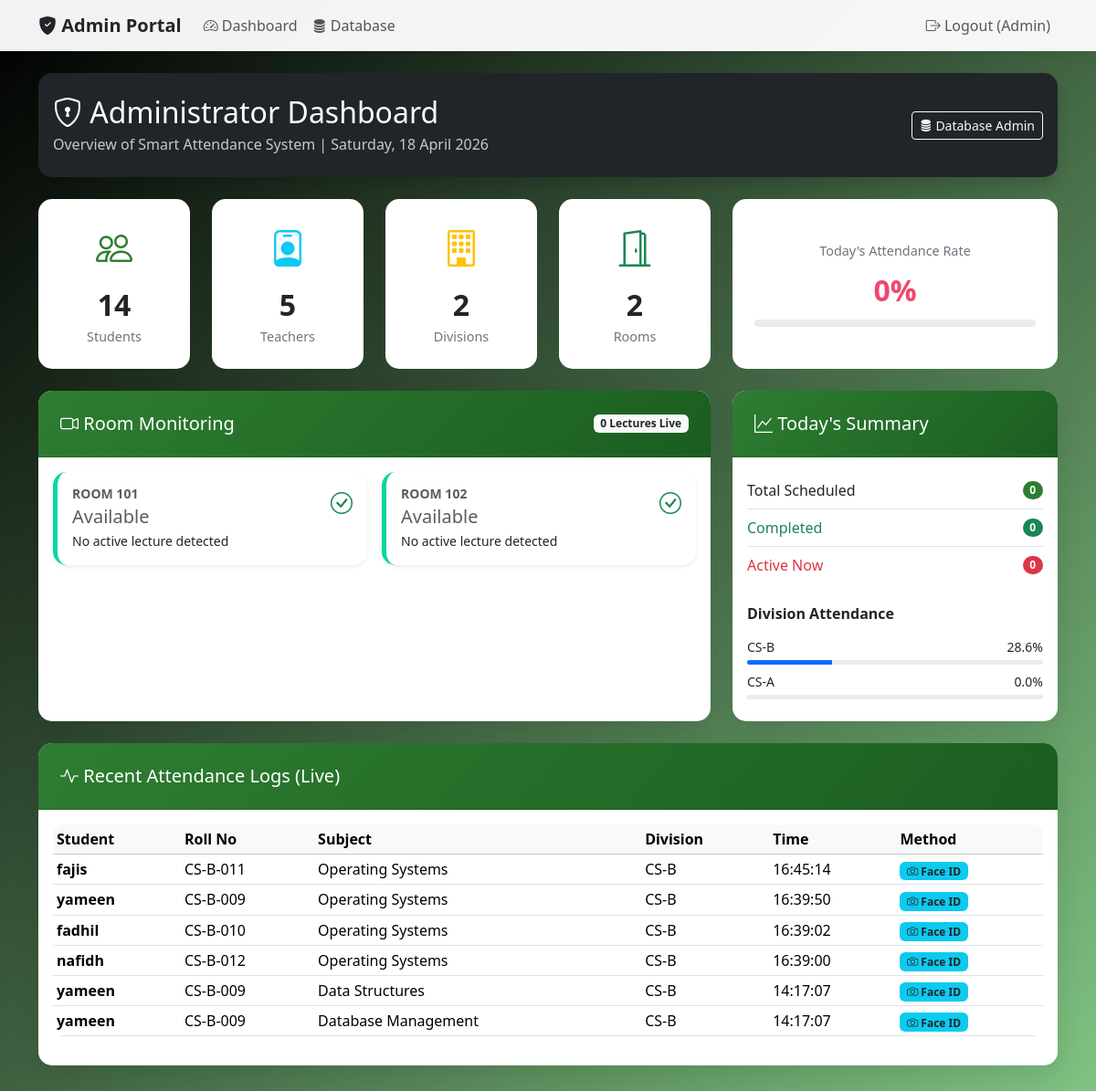
/admin-dashboard/ (signed in), run on the app's committed database.
### core/models.py (models this page shows, shortened)
class Room(models.Model):
    name = models.CharField(max_length=50, unique=True)  # e.g., "Room 101", "Lab 1"
    description = models.TextField(blank=True)
    camera_index = models.IntegerField(default=0, help_text="Camera index for cv2.VideoCapture (0 for default)")
    class Meta:
        ordering = ['name']

class Classroom(models.Model):
    name = models.CharField(max_length=50, unique=True)  # e.g., "CS-A", "IT-B"
    description = models.TextField(blank=True)
    class Meta:
        ordering = ['name']

class Attendance(models.Model):
    STATUS_CHOICES = [
        ('present', 'Present'),
        ('absent', 'Absent'),
        ('late', 'Late'),
    ]
    lecture = models.ForeignKey(Lecture, on_delete=models.CASCADE, related_name='attendance_records')
    student = models.ForeignKey(Student, on_delete=models.CASCADE, related_name='attendance_records')
    status = models.CharField(max_length=10, choices=STATUS_CHOICES, default='absent')
    marked_at = models.DateTimeField(null=True, blank=True)
    marked_by_face_recognition = models.BooleanField(default=False)
    class Meta:
        unique_together = ['lecture', 'student']
        ordering = ['student__roll_no']

class Student(models.Model):
    user = models.OneToOneField(User, on_delete=models.CASCADE, related_name='student_profile')
    roll_no = models.CharField(max_length=20, unique=True)
    name = models.CharField(max_length=100)
    classroom = models.ForeignKey(Classroom, on_delete=models.CASCADE, related_name='students')
    face_folder_name = models.CharField(max_length=100, blank=True, help_text="Folder name in known_faces/")
    photo_straight = models.CharField(max_length=255, blank=True, help_text="Front-facing photo path")
    photo_left = models.CharField(max_length=255, blank=True, help_text="Looking left photo path")
    photo_right = models.CharField(max_length=255, blank=True, help_text="Looking right photo path")
    class Meta:
        ordering = ['roll_no']

class Lecture(models.Model):
    STATUS_CHOICES = [
        ('scheduled', 'Scheduled'),
        ('active', 'Active'),  # Attendance can be marked
        ('completed', 'Completed'),
        ('cancelled', 'Cancelled'),
    ]
    timetable = models.ForeignKey(Timetable, on_delete=models.CASCADE, related_name='lectures')
    date = models.DateField(default=timezone.now)
    status = models.CharField(max_length=20, choices=STATUS_CHOICES, default='scheduled')
    started_at = models.DateTimeField(null=True, blank=True)
    ended_at = models.DateTimeField(null=True, blank=True)
    carried_from = models.ForeignKey('self', on_delete=models.SET_NULL, null=True, blank=True,
                                      related_name='carried_to',
                                      help_text="Previous lecture from which attendance was carried forward")
    class Meta:
        ordering = ['-date', '-started_at']
        unique_together = ['timetable', 'date']

class Timetable(models.Model):
    DAYS_OF_WEEK = [
        (0, 'Monday'),
        (1, 'Tuesday'),
        (2, 'Wednesday'),
        (3, 'Thursday'),
        (4, 'Friday'),
        (5, 'Saturday'),
        (6, 'Sunday'),
    ]
    room = models.ForeignKey(Room, on_delete=models.CASCADE, related_name='timetable_entries', null=True, blank=True)
    classroom = models.ForeignKey(Classroom, on_delete=models.CASCADE, related_name='timetable_entries')
    subject = models.ForeignKey(Subject, on_delete=models.CASCADE, related_name='timetable_entries')
    teacher = models.ForeignKey(Teacher, on_delete=models.CASCADE, related_name='timetable_entries')
    day_of_week = models.IntegerField(choices=DAYS_OF_WEEK)
    start_time = models.TimeField()
    end_time = models.TimeField()
    is_recurring = models.BooleanField(default=True, help_text="False for extra/one-time lectures")
    extra_date = models.DateField(null=True, blank=True, help_text="Specific date for non-recurring lectures")
    class Meta:
        ordering = ['day_of_week', 'start_time']
        unique_together = ['room', 'day_of_week', 'start_time']

class Subject(models.Model):
    name = models.CharField(max_length=100)
    code = models.CharField(max_length=20, unique=True)  # e.g., "CS101"
    class Meta:
        ordering = ['code']

### core/views.py (the view)
# urls.py: path('admin-dashboard/', views.admin_dashboard, name='admin_dashboard'),
@login_required
def admin_dashboard(request):
    if not request.user.is_staff:
        messages.error(request, "Access denied. Admin only.")
        return redirect('login')
    total_students = Student.objects.count()
    total_teachers = Teacher.objects.count()
    total_rooms = Room.objects.count()
    total_classrooms = Classroom.objects.count()
    total_subjects = Subject.objects.count()
    today = timezone.now().date()
    lectures_today = Lecture.objects.filter(date=today)
    total_lectures_today = lectures_today.count()
    active_lectures = lectures_today.filter(status='active')
    completed_today = lectures_today.filter(status='completed')
    total_attendance_records = Attendance.objects.filter(lecture__date=today).count()
    present_today = Attendance.objects.filter(lecture__date=today, status='present').count()
    attendance_rate = (present_today / total_attendance_records * 100) if total_attendance_records > 0 else 0
    rooms = Room.objects.all()
    room_status = []
    for room in rooms:
        current_lecture = active_lectures.filter(timetable__room=room).first()
        room_status.append({
            'room': room,
            'active_lecture': current_lecture,
            'is_busy': current_lecture is not None
        })
    recent_marks = Attendance.objects.filter(status='present').select_related(
        'student', 'lecture', 'lecture__timetable__subject'
    ).order_by('-marked_at')[:10]
    classrooms = Classroom.objects.all()
    classroom_stats = []
    for classroom in classrooms:
        cls_records = Attendance.objects.filter(student__classroom=classroom)
        total = cls_records.count()
        present = cls_records.filter(status='present').count()
        rate = (present / total * 100) if total > 0 else 0
        classroom_stats.append({
            'classroom': classroom,
            'total': total,
            'present': present,
            'rate': round(rate, 1)
        })
    context = {
        'total_students': total_students,
        'total_teachers': total_teachers,
        'total_rooms': total_rooms,
        'total_classrooms': total_classrooms,
        'total_subjects': total_subjects,
        'total_lectures_today': total_lectures_today,
        'active_lectures_count': active_lectures.count(),
        'completed_today_count': completed_today.count(),
        'attendance_rate': round(attendance_rate, 1),
        'room_status': room_status,
        'recent_marks': recent_marks,
        'classroom_stats': sorted(classroom_stats, key=lambda x: x['rate'], reverse=True),
        'today': today,
    }
    return render(request, 'core/admin/dashboard.html', context)

### templates/core/admin/dashboard.html (shortened to what this page needs)
{% extends 'base.html' %}
{% block content %}
<div class="row mb-4">
    <div class="col-12">
        <div class="card bg-dark text-white shadow">
            <div class="card-body py-4">
                <div class="row align-items-center">
                    <div class="col">
                        <h2 class="mb-1"><i class="bi bi-shield-lock"></i> Administrator Dashboard</h2>
                        <p class="mb-0 opacity-75">Overview of Smart Attendance System | {{ today|date:"l, d F Y" }}</p>
                    </div>
                    <div class="col-auto">
                        <div class="d-flex gap-2">
                            <a href="/admin/" class="btn btn-outline-light btn-sm">
                                <i class="bi bi-database-fill"></i> Database Admin
                            </a>
                        </div>
                    </div>
                </div>
            </div>
        </div>
    </div>
</div>
<div class="row g-4 mb-4">
    <div class="col-md-2 col-6">
        <div class="stat-card">
            <div class="stat-icon text-primary"><i class="bi bi-people"></i></div>
            <div class="stat-value">{{ total_students }}</div>
            <div class="stat-label">Students</div>
        </div>
    </div>
    <div class="col-md-2 col-6">
        <div class="stat-card">
            <div class="stat-icon text-info"><i class="bi bi-person-badge"></i></div>
            <div class="stat-value">{{ total_teachers }}</div>
            <div class="stat-label">Teachers</div>
        </div>
    </div>
    <div class="col-md-2 col-6">
        <div class="stat-card">
            <div class="stat-icon text-warning"><i class="bi bi-building"></i></div>
            <div class="stat-value">{{ total_classrooms }}</div>
            <div class="stat-label">Divisions</div>
        </div>
    </div>
    <div class="col-md-2 col-6">
        <div class="stat-card">
            <div class="stat-icon text-success"><i class="bi bi-door-open"></i></div>
            <div class="stat-value">{{ total_rooms }}</div>
            <div class="stat-label">Rooms</div>
        </div>
    </div>
    <div class="col-md-4 col-12">
        <div class="stat-card h-100 d-flex flex-column justify-content-center">
            <div class="stat-label mb-2">Today's Attendance Rate</div>
            <div class="stat-value" style="color: {% if attendance_rate >= 75 %}var(--success-color){% elif attendance_rate >= 50 %}var(--warning-color){% else %}var(--danger-color){% endif %};">
                {{ attendance_rate }}%
            </div>
            <div class="progress mt-2" style="height: 8px;">
            </div>
        </div>
    </div>
</div>
<div class="row g-4">
    <div class="col-lg-8">
        <div class="card h-100">
            <div class="card-header d-flex justify-content-between align-items-center">
                <h5 class="mb-0"><i class="bi bi-camera-video"></i> Room Monitoring</h5>
                <span class="badge bg-light text-dark">{{ active_lectures_count }} Lectures Live</span>
            </div>
            <div class="card-body">
                <div class="row g-3">
                    {% for status in room_status %}
                    <div class="col-md-6">
                        <div class="card admin-card {% if status.is_busy %}room-busy{% else %}room-free{% endif %} shadow-sm">
                            <div class="card-body p-3">
                                <div class="d-flex justify-content-between align-items-start">
                                    <div>
                                        <h6 class="mb-1 text-uppercase small fw-bold text-muted">{{ status.room.name }}</h6>
                                        {% if status.is_busy %}
                                        <h5 class="mb-1 text-danger">{{ status.active_lecture.timetable.subject.name }}</h5>
                                        <p class="mb-0 small"><i class="bi bi-person"></i> {{ status.active_lecture.timetable.teacher.name }} | {{ status.active_lecture.timetable.classroom.name }}</p>
                                        {% else %}
                                        <h5 class="mb-1 text-muted">Available</h5>
                                        <p class="mb-0 small">No active lecture detected</p>
                                        {% endif %}
                                    </div>
                                    <div class="text-end">
                                        {% if status.is_busy %}
                                        <div class="spinner-grow spinner-grow-sm text-danger" role="status"></div>
                                        <div class="small text-danger fw-bold">LIVE</div>
                                        {% else %}
                                        <i class="bi bi-check-circle text-success fs-4"></i>
                                        {% endif %}
                                    </div>
                                </div>
                            </div>
                        </div>
                    </div>
                    {% endfor %}
                </div>
            </div>
        </div>
    </div>
    <div class="col-lg-4">
        <div class="card h-100">
            <div class="card-header">
                <h5 class="mb-0"><i class="bi bi-graph-up"></i> Today's Summary</h5>
            </div>
            <div class="card-body">
                <ul class="list-group list-group-flush">
                    <li class="list-group-item d-flex justify-content-between align-items-center px-0">
                        Total Scheduled
                        <span class="badge bg-primary rounded-pill">{{ total_lectures_today }}</span>
                    </li>
                    <li class="list-group-item d-flex justify-content-between align-items-center px-0 text-success">
                        Completed
                        <span class="badge bg-success rounded-pill">{{ completed_today_count }}</span>
                    </li>
                    <li class="list-group-item d-flex justify-content-between align-items-center px-0 text-danger">
                        Active Now
                        <span class="badge bg-danger rounded-pill">{{ active_lectures_count }}</span>
                    </li>
                </ul>
                <h6 class="mt-4 mb-3 fw-bold">Division Attendance</h6>
                {% for stat in classroom_stats|slice:":5" %}
                <div class="mb-2">
                    <div class="d-flex justify-content-between small mb-1">
                        <span>{{ stat.classroom.name }}</span>
                        <span>{{ stat.rate }}%</span>
                    </div>
                    <div class="progress" style="height: 5px;">
                        <div class="progress-bar" style="width: {{ stat.rate }}%"></div>
                    </div>
                </div>
                {% endfor %}
            </div>
        </div>
    </div>
</div>
<div class="row mt-4">
    <div class="col-12">
        <div class="card">
            <div class="card-header">
                <h5 class="mb-0"><i class="bi bi-activity"></i> Recent Attendance Logs (Live)</h5>
            </div>
            <div class="card-body">
                <div class="table-responsive">
                    <table class="table table-sm table-hover align-middle">
                        <thead class="table-light">
                            <tr>
                                <th>Student</th>
                                <th>Roll No</th>
                                <th>Subject</th>
                                <th>Division</th>
                                <th>Time</th>
                                <th>Method</th>
                            </tr>
                        </thead>
                        <tbody>
                            {% for log in recent_marks %}
                            <tr>
                                <td><strong>{{ log.student.name }}</strong></td>
                                <td>{{ log.student.roll_no }}</td>
                                <td>{{ log.lecture.timetable.subject.name }}</td>
                                <td>{{ log.student.classroom.name }}</td>
                                <td>{{ log.marked_at|time:"H:i:s" }}</td>
                                <td>
                                    {% if log.marked_by_face_recognition %}
                                    <span class="badge bg-info text-dark"><i class="bi bi-camera"></i> Face ID</span>
                                    {% else %}
                                    <span class="badge bg-secondary text-white">Manual</span>
                                    {% endif %}
                                </td>
                            </tr>
                            {% empty %}
                            <tr>
                                <td colspan="6" class="text-center py-4 text-muted">No attendance marks logged today yet.</td>
                            </tr>
                            {% endfor %}
                        </tbody>
                    </table>
                </div>
            </div>
        </div>
    </div>
</div>
<div class="mb-5 pb-4"></div>
{% endblock %}

### data on the page
Room: room.name "ROOM 101"
Room: room.name "ROOM 102"
Classroom: classroom.name "CS-B", rate "28.6"
Classroom: classroom.name "CS-A", rate "0.0"
Attendance: student.name "fajis", student.roll_no "CS-B-011", lecture.timetable.subject.name "Operating Systems", student.classroom.name "CS-B", marked_at "16:45:14", marked_by_face_recognition True (drawn)
Attendance: student.name "yameen", student.roll_no "CS-B-009", lecture.timetable.subject.name "Operating Systems", student.classroom.name "CS-B", marked_at "16:39:50", marked_by_face_recognition True (drawn)
Attendance: student.name "fadhil", student.roll_no "CS-B-010", lecture.timetable.subject.name "Operating Systems", student.classroom.name "CS-B", marked_at "16:39:02", marked_by_face_recognition True (drawn)
Attendance: student.name "nafidh", student.roll_no "CS-B-012", lecture.timetable.subject.name "Operating Systems", student.classroom.name "CS-B", marked_at "16:39:00", marked_by_face_recognition True (drawn)
Attendance: student.name "yameen", student.roll_no "CS-B-009", lecture.timetable.subject.name "Data Structures", student.classroom.name "CS-B", marked_at "14:17:07", marked_by_face_recognition True (drawn)
Attendance: student.name "yameen", student.roll_no "CS-B-009", lecture.timetable.subject.name "Database Management", student.classroom.name "CS-B", marked_at "14:17:07", marked_by_face_recognition True (drawn)

### other printed values
{{ total_students }} "14"
{{ total_teachers }} "5"
{{ total_classrooms }} "2"
{{ total_rooms }} "2"
{{ attendance_rate }} "0"
{{ active_lectures_count }} "0"
{{ total_lectures_today }} "0"
{{ completed_today_count }} "0"
